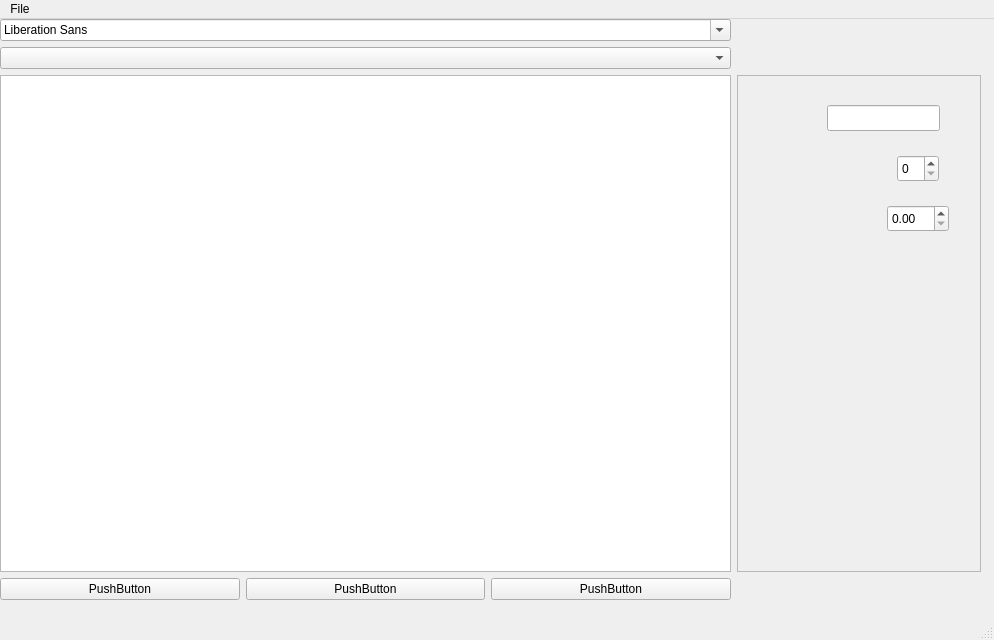
<?xml version="1.0" encoding="UTF-8"?>
<ui version="4.0">
 <class>DocumentWindow</class>
 <widget class="QMainWindow" name="DocumentWindow">
  <property name="geometry">
   <rect>
    <x>0</x>
    <y>0</y>
    <width>994</width>
    <height>640</height>
   </rect>
  </property>
  <property name="windowTitle">
   <string>MainWindow</string>
  </property>
  <widget class="QWidget" name="centralwidget">
   <widget class="QWidget" name="gridLayoutWidget">
    <property name="geometry">
     <rect>
      <x>0</x>
      <y>0</y>
      <width>981</width>
      <height>581</height>
     </rect>
    </property>
    <layout class="QGridLayout" name="gridLayout" rowstretch="1,0,0,0" columnstretch="3,1">
     <item row="1" column="0">
      <widget class="QComboBox" name="tokens"/>
     </item>
     <item row="2" column="1">
      <widget class="QFrame" name="frame">
       <property name="frameShape">
        <enum>QFrame::StyledPanel</enum>
       </property>
       <property name="frameShadow">
        <enum>QFrame::Raised</enum>
       </property>
       <widget class="QLineEdit" name="lineEdit">
        <property name="geometry">
         <rect>
          <x>90</x>
          <y>30</y>
          <width>113</width>
          <height>26</height>
         </rect>
        </property>
       </widget>
       <widget class="QSpinBox" name="spinBox">
        <property name="geometry">
         <rect>
          <x>160</x>
          <y>80</y>
          <width>42</width>
          <height>27</height>
         </rect>
        </property>
       </widget>
       <widget class="QDoubleSpinBox" name="doubleSpinBox">
        <property name="geometry">
         <rect>
          <x>150</x>
          <y>130</y>
          <width>62</width>
          <height>27</height>
         </rect>
        </property>
       </widget>
      </widget>
     </item>
     <item row="0" column="0">
      <widget class="QFontComboBox" name="fontComboBox"/>
     </item>
     <item row="3" column="0">
      <layout class="QHBoxLayout" name="horizontalLayout">
       <item>
        <widget class="QPushButton" name="pushButton_2">
         <property name="text">
          <string>PushButton</string>
         </property>
        </widget>
       </item>
       <item>
        <widget class="QPushButton" name="pushButton_3">
         <property name="text">
          <string>PushButton</string>
         </property>
        </widget>
       </item>
       <item>
        <widget class="QPushButton" name="closeWindow">
         <property name="text">
          <string>PushButton</string>
         </property>
        </widget>
       </item>
      </layout>
     </item>
     <item row="2" column="0">
      <widget class="QTableView" name="rowContent"/>
     </item>
    </layout>
   </widget>
  </widget>
  <widget class="QMenuBar" name="menubar">
   <property name="geometry">
    <rect>
     <x>0</x>
     <y>0</y>
     <width>994</width>
     <height>23</height>
    </rect>
   </property>
   <widget class="QMenu" name="menuFile">
    <property name="title">
     <string>File</string>
    </property>
   </widget>
   <addaction name="menuFile"/>
  </widget>
  <widget class="QStatusBar" name="statusbar"/>
 </widget>
 <resources/>
 <connections/>
</ui>
